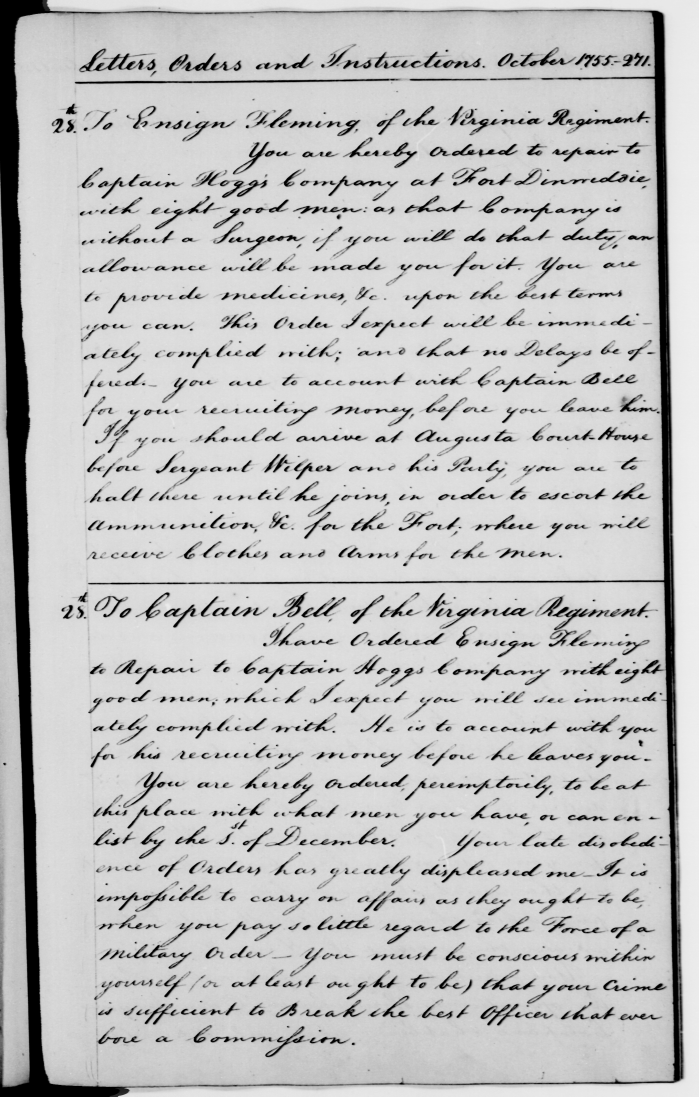
#> input picture wordspotting/george_washington_files/2710271.png, 2095 x 3289 px (shown at 1/3 size)
$ python main.py   (Python 2 division)
#> lines starting #> are read from the running program, lines starting #| are printed output that depends on the picture
import numpy as np
import Image
import matplotlib.pyplot as plt
import matplotlib.cm as cm
def retrieval():

    raise NotImplementedError('Implement me')


"""Usage:
    Gebruacht ist noch die distance_matrix!

    ret = Retrieval(patch_width, patch_height, patch_hop_size, img_path)
    _, non_max_list = ret.non_maximum_suppression(distance_matrix)
    coordinates_list = ret.create_list(non_max_list, visualize = True)

"""
class Retrieval(object):
    def __init__(self, patch_width, patch_height, patch_hop_size, img_path):
        self.patch_width = patch_width
        self.patch_height = patch_height
        self.patch_hop_size = patch_hop_size
        self.img_path = img_path


    def non_maximum_suppression(self, distance_matrix):
        mask_x = int(np.ceil((self.patch_width - self.patch_hop_size) / float(self.patch_hop_size)))
        mask_y = int(np.ceil((self.patch_height - self.patch_hop_size) / float(self.patch_hop_size)))
        result = np.zeros_like(distance_matrix, dtype = float)
        result_coordinates = []
        for x in range(result.shape[1]):
            for y in range(result.shape[0]):
                minimum = np.min(distance_matrix[max(0,y-mask_y):min(distance_matrix.shape[0],y+mask_y+1),max(0,x-mask_x):min(distance_matrix.shape[1],x+mask_x+1)])
                if distance_matrix[y,x] == minimum:
                    result_coordinates.append((y,x,minimum))
                    result[y,x] = minimum
                else:
                    result[y,x] = None
        dtype = [('y', int), ('x', int), ('value', float)]
        return result, np.array(result_coordinates, dtype)

    def create_list(self, non_max_list, visualize = True):
        # erwartet result_coordinates liste aus non_maximum_suppression
#> called with non_max_list = array of shape (4,), visualize = True
        non_max_list =  np.sort(non_max_list, order = 'value')
        result_list = []
        for (y,x,value) in non_max_list:
            elem = (x*self.patch_hop_size,y*self.patch_hop_size,x*self.patch_hop_size + self.patch_width,y*self.patch_hop_size + self.patch_height)
            result_list.append(elem)
        if visualize == True:
            image = Image.open(self.img_path)
#> image is the input picture: PIL image 2095x3289 L; min 0, max 241, mean 192.1
            self.im_arr = np.asarray(image, dtype='float32')
            for elem in result_list[:10]:
                print elem
                patch = self.im_arr[elem[1]:elem[3] , elem[0]:elem[2]]
                try:
                    plt.imshow(patch, cmap=cm.get_cmap('Greys_r'))
                    plt.show()
                except ValueError:
                    print patch
#> this loop made 4 passes
#> pass 1, in create_list, `patch = self.im_arr[elem[1]:elem[3] , elem[0]:elem[2]]`:
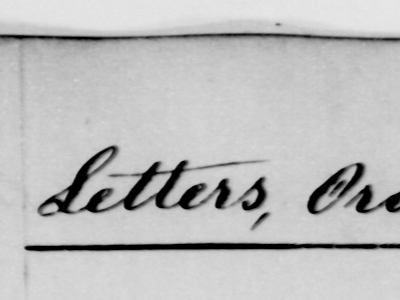
#> patch: shape (300, 400) float32; min 0, max 232, mean 188.5
#> pass 2, in create_list, `patch = self.im_arr[elem[1]:elem[3] , elem[0]:elem[2]]`:
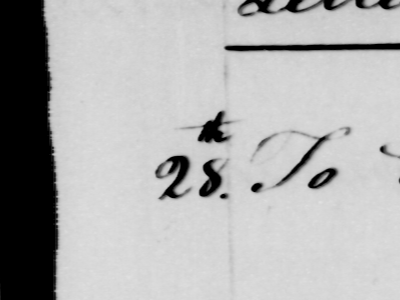
#> patch: shape (300, 400) float32; min 0, max 225, mean 175
#> pass 3, in create_list, `patch = self.im_arr[elem[1]:elem[3] , elem[0]:elem[2]]`:
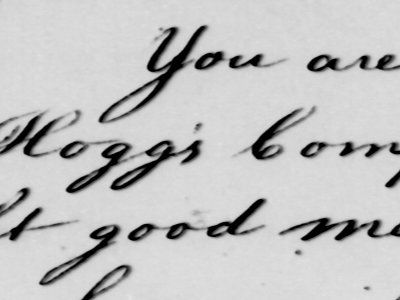
#> patch: shape (300, 400) float32; min 0, max 227, mean 192.9


        return result_list

if __name__ == '__main__':
    distance_matrix = np.array([5,0,2,1,0,3,4,2,2,1,1,0,2,3,4,1]).reshape(4,4)
    print distance_matrix
    ret = Retrieval(400, 300, 200, '../../george_washington_files/2710271.png')
    non_max_matrix, non_max_list =  ret.non_maximum_suppression(distance_matrix)
    print non_max_matrix
    ret.create_list(non_max_list)

$ run again, with wordspotting/george_washington_files/2700270.png copied over wordspotting/george_washington_files/2710271.png
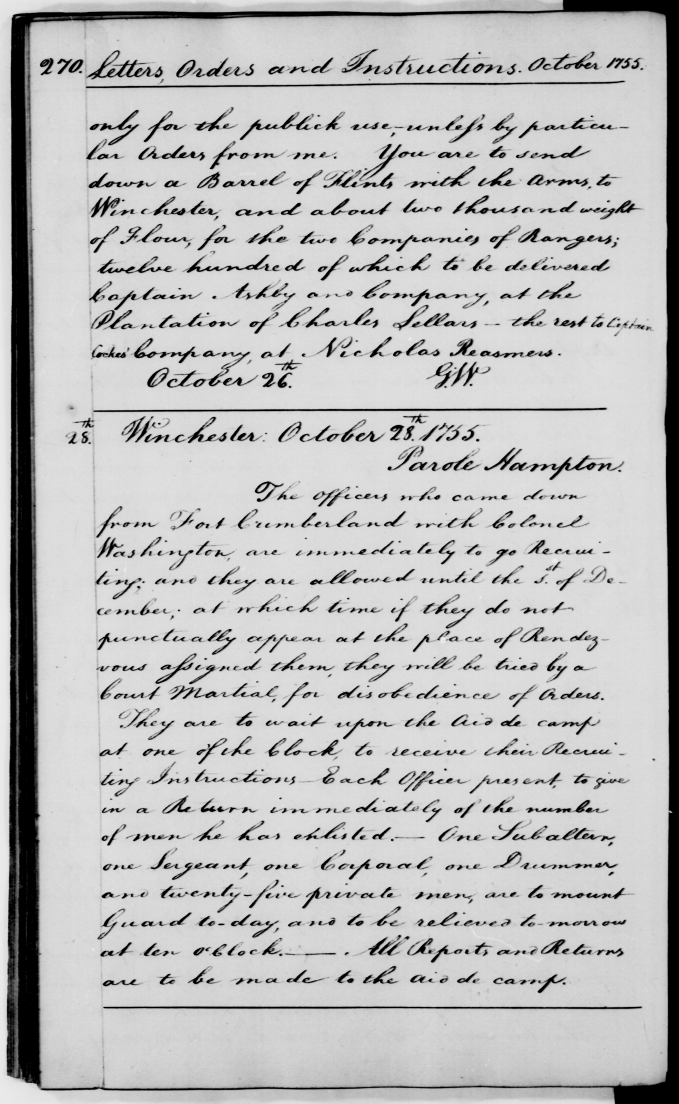
#> input picture wordspotting/george_washington_files/2700270.png, 2035 x 3311 px (shown at 1/3 size)
#> in create_list, image is the input picture: PIL image 2035x3311 L; min 0, max 242, mean 188.5
#> the loop in create_list, `for elem in result_list[:10]:` made 4 passes
#> pass 1, in create_list, `patch = self.im_arr[elem[1]:elem[3] , elem[0]:elem[2]]`:
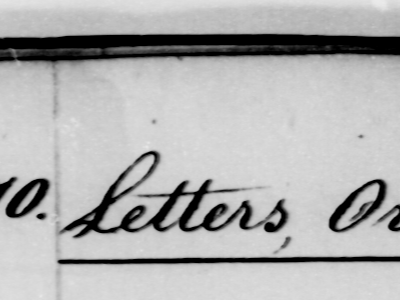
#> patch: shape (300, 400) float32; min 0, max 234, mean 175.6
#> pass 3, in create_list, `patch = self.im_arr[elem[1]:elem[3] , elem[0]:elem[2]]`:
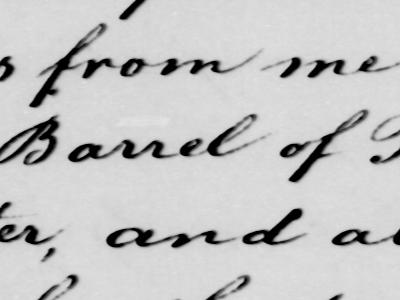
#> patch: shape (300, 400) float32; min 0, max 229, mean 196

$ run again, with wordspotting/george_washington_files/2720272.png copied over wordspotting/george_washington_files/2710271.png
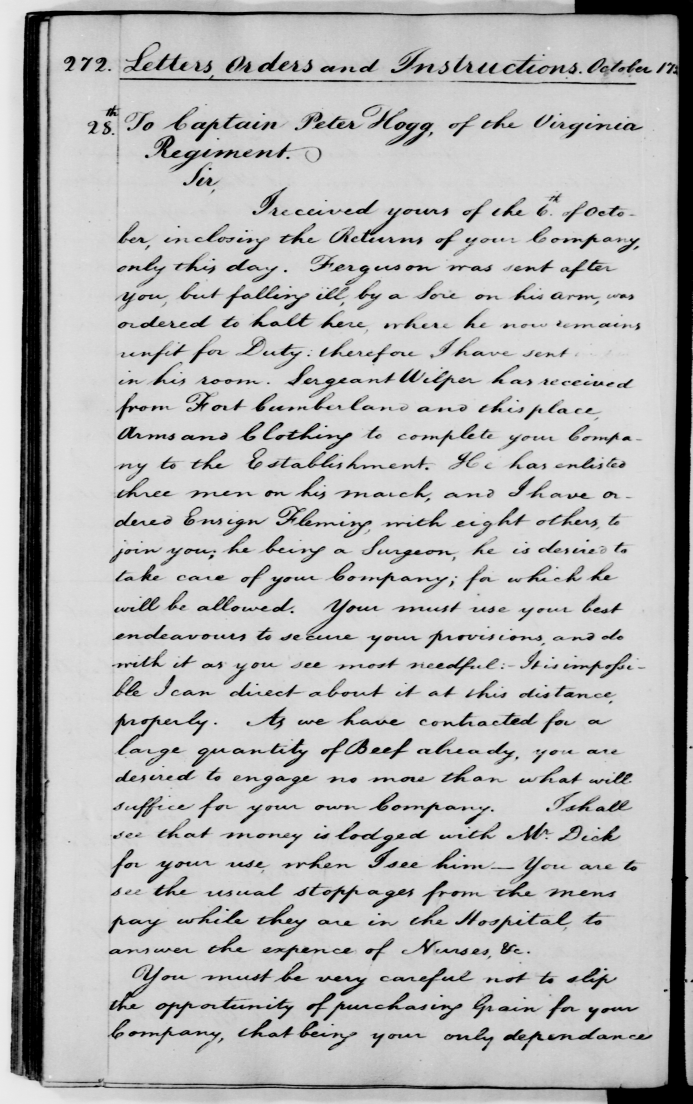
#> input picture wordspotting/george_washington_files/2720272.png, 2077 x 3311 px (shown at 1/3 size)
#> in create_list, image is the input picture: PIL image 2077x3311 L; min 0, max 241, mean 185.4
#> the loop in create_list, `for elem in result_list[:10]:` made 4 passes
#> pass 1, in create_list, `patch = self.im_arr[elem[1]:elem[3] , elem[0]:elem[2]]`:
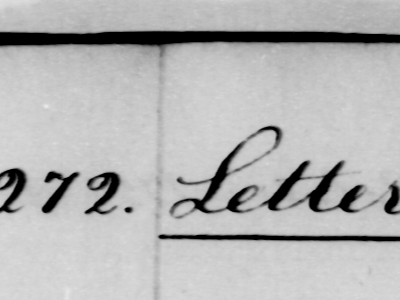
#> patch: shape (300, 400) float32; min 0, max 233, mean 180.1
#> pass 3, in create_list, `patch = self.im_arr[elem[1]:elem[3] , elem[0]:elem[2]]`:
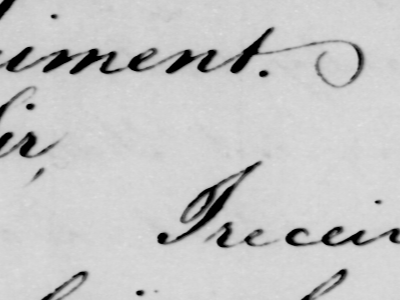
#> patch: shape (300, 400) float32; min 0, max 227, mean 197.5

$ run again, with wordspotting/george_washington_files/2730273.png copied over wordspotting/george_washington_files/2710271.png
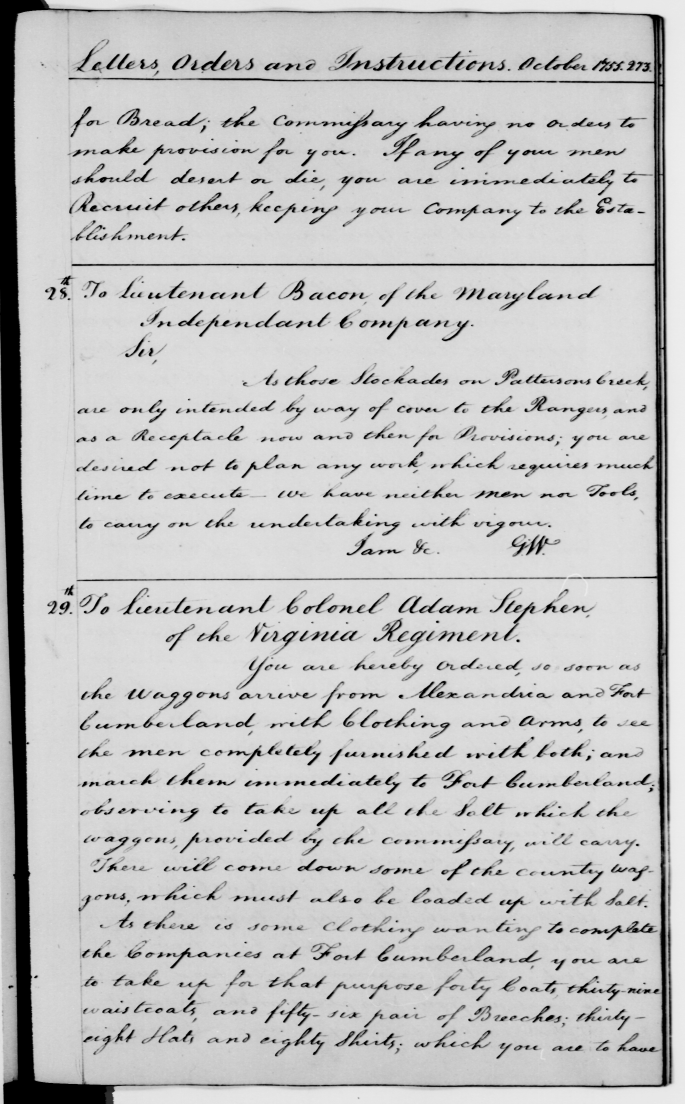
#> input picture wordspotting/george_washington_files/2730273.png, 2053 x 3311 px (shown at 1/3 size)
#> in create_list, image is the input picture: PIL image 2053x3311 L; min 0, max 240, mean 193.5
#> the loop in create_list, `for elem in result_list[:10]:` made 4 passes
#> pass 1, in create_list, `patch = self.im_arr[elem[1]:elem[3] , elem[0]:elem[2]]`:
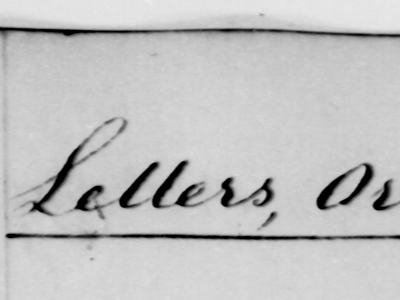
#> patch: shape (300, 400) float32; min 0, max 237, mean 192.6
#> pass 3, in create_list, `patch = self.im_arr[elem[1]:elem[3] , elem[0]:elem[2]]`:
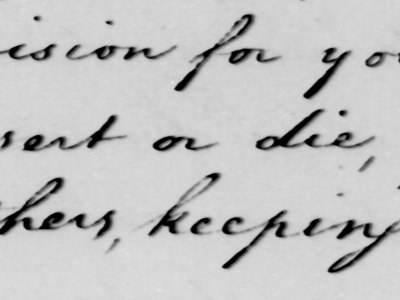
#> patch: shape (300, 400) float32; min 0, max 228, mean 193.7
